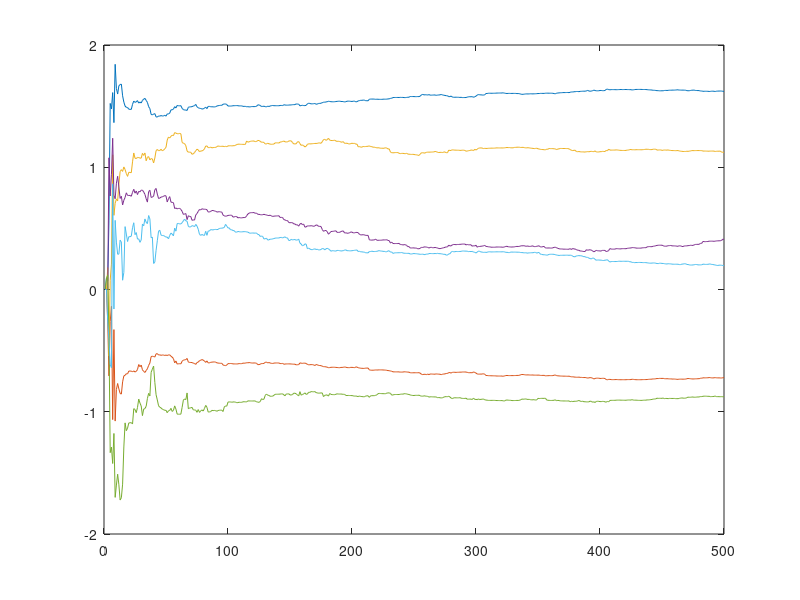

Reproduce this figure in MATLAB.
k=1:1:500;
y=zeros(1,500);
delta=normrnd(0,0.1,1,500);
u=normrnd(0,0.1,1,500);
hdelta=zeros(1,500);
theta=zeros(6,500);
% d_theta=zeros(4,500);
% e=zeros(1,500);
fai=zeros(6,500);
K=zeros(6,500);
P=eye(6);
P0=10^6*eye(6);
% R=0.1*eye(4);
for i=1:1:500
    if i==1         
        fai(:,i)=[0 0 0 0 0 0]';
        y(1,i)=delta(i);
    elseif i==2        
        hdelta(i-1)=y(1,i-1)- fai(:,i-1)'*theta(:,i-1);
        fai(:,i)=[y(1,i-1) 0 0 0 hdelta(i-1) 0]';
        y(1,i)=1.6*y(1,i-1) +delta(i)-delta(i-1);
    elseif i==3
       hdelta(i-1)=y(1,i-1)- fai(:,i-1)'*theta(:,i-1);
       y(1,i)=1.6*y(1,i-1)-0.7*y(1,i-2)+1.1*u(1,i-2) +delta(i)-delta(i-1)+0.2*delta(i-2);
       fai(:,i)=[y(1,i-1) y(1,i-2) u(1,i-2) 0 hdelta(i-1) hdelta(i-2)]';
    elseif i>3
        hdelta(i-1)=y(1,i-1)- fai(:,i-1)'*theta(:,i-1);
       y(i)=1.6*y(i-1)-0.7*y(i-2)+1.1*u(i-2)+0.5*u(i-3)+delta(i)-delta(i-1)+0.2*delta(i-2);
       fai(:,i)=[y(1,i-1) y(1,i-2) u(1,i-2) u(1,i-3) hdelta(i-1) hdelta(i-2)]';
    end
    if i>1
%         P=P0-((P0*fai(:,i)*fai(:,i)'*P0)/(1+fai(:,i)'*P0*fai(:,i)));
%         e(i)=y(i)-fai(:,i)'*theta(:,i-1)-fai(:,i)'*d_theta(:,i-1);
%         d_theta(:,i)= d_theta(:,i-1)+P0*fai(:,i)*e(i);
%         theta(:,i)=theta(:,i-1)+d_theta(:,i);
%         P0=P;
        K(:,i)=(P0*fai(:,i))/(1+fai(:,i)'*P0*fai(:,i));
        theta(:,i)=theta(:,i-1)+K(:,i)*(y(i)-fai(:,i)'*theta(:,i-1));
        P=(eye(6)-K(:,i)*fai(:,i)')*P0;
        P0=P;
    end
    
end
plot(k,theta);
